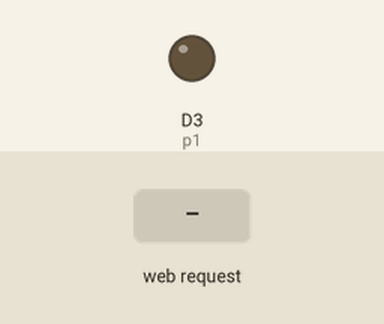
Simulated run of this sketch. Board: ESP8266 (NodeMCU). Parts: output pins drawn as LEDs (lit = HIGH). The test bench sets the inputs (shaded band). WiFi joins after 1.5 s; servers stay silent unless stated; what the sketch prints to the serial monitor is not drawn.

Above: at 2.7 s.
2.8 s: HTTP request GET /D1/on received
At 4.0 s:
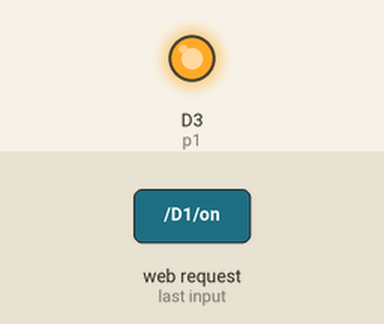
4.3 s: HTTP request GET /D1/off received
At 5.2 s:
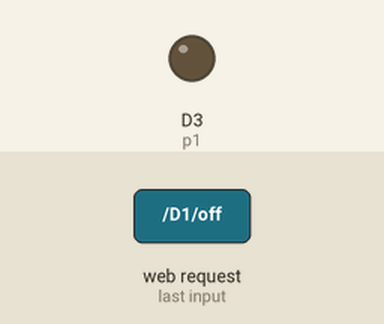
Timing chart, 0 to 7.3 s (numbered marks = the images above; inputs shaded):
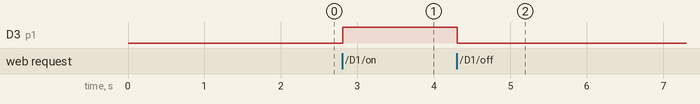

The sketch:

webserver.ino
```cpp
#include <ESP8266WiFi.h>
const char* ssid = "********";  // Enter SSID here
const char* password = "********";  //Enter Password here

// Variable to store the HTTP request
String header;
String D1State = "off";
String D2State = "off";
String D3State = "off";
String D4State = "off";
String D5State = "off";
String D6State = "off";
String D7State = "off";
String D8State = "off";
const int p1 = 0;
const int p2 = 1;
const int p3 = 2;
const int p4 = 3;
const int p5 = 4;
const int p6 = 5;
const int p7 = 6;
const int p8 = 7;
WiFiServer server(80);

void setup() {
  Serial.begin(115200);
  pinMode(p1, OUTPUT);
  digitalWrite(p1, LOW);
 Serial.print("Connecting to ");
 Serial.println(ssid);
WiFi.begin( ssid, password);
while (WiFi.status() != WL_CONNECTED) {
    delay(500);
   Serial.print(".");
 }

// Print local IP address and start web server
 Serial.println("");
  Serial.println("WiFi connected-->");
  Serial.println("Copy this IP address: ");
  Serial.println(WiFi.localIP());
  server.begin();
}

void loop(){
 WiFiClient client = server.available();
  if (client) {                             // If a new client connects,
    Serial.println("new client connected");
    String currentLine = "";                // make a String to hold incoming data from the client
    while (client.connected())
      if (client.available()) {             // if there's bytes to read from the client,
        char c = client.read();
        Serial.write(c);
        header += c;
        if (c == '\n') {                    // if the byte is a newline character
          if (currentLine.length() == 0) {
            client.println("HTTP/1.1 200 OK");
            client.println("Content-type:text/html");
            client.println("Connection: close");
            client.println();

            if (header.indexOf("GET /D1/on") >= 0) {    //device 1
              Serial.println("D1 on");
              D1State = "on";
              digitalWrite(p1, HIGH);
            }
            else if (header.indexOf("GET /D1/off") >= 0) {
              Serial.println("D1 off");
              D1State = "off";
              digitalWrite(p1, LOW);
            }
            if (header.indexOf("GET /D2/on") >= 0) {    //device 2
              Serial.println("D2 off");
              D2State = "on";
              digitalWrite(p2, HIGH);
            }
            else if (header.indexOf("GET /D2/off") >= 0) {
              Serial.println("D2 off");
              D2State = "off";
              digitalWrite(p2, LOW);
            }
            if (header.indexOf("GET /D3/on") >= 0) {    //device 3
              Serial.println("D3 off");
              D3State = "on";
              digitalWrite(p3, HIGH);
            }
            else if (header.indexOf("GET /D3/off") >= 0) {
              Serial.println("D3 off");
              D3State = "off";
              digitalWrite(p3, LOW);
            }
            if (header.indexOf("GET /D4/on") >= 0) {    //device 4
              Serial.println("D4 off");
              D4State = "on";
              digitalWrite(p4, HIGH);
            }
            else if (header.indexOf("GET /D4/off") >= 0) {
              Serial.println("D2 off");
              D4State = "off";
              digitalWrite(p4, LOW);
            }
            if (header.indexOf("GET /D5/on") >= 0) {    //device 5
              Serial.println("D5 off");
              D5State = "on";
              digitalWrite(p5, HIGH);
            }
            else if (header.indexOf("GET /D5/off") >= 0) {
              Serial.println("D5 off");
              D5State = "off";
              digitalWrite(p5, LOW);
            }
            if (header.indexOf("GET /D6/on") >= 0) {    //device 6
              Serial.println("D6 off");
              D6State = "on";
              digitalWrite(p6, HIGH);
            }
            else if (header.indexOf("GET /D6/off") >= 0) {
              Serial.println("D6 off");
              D6State = "off";
              digitalWrite(p6, LOW);
            }
            if (header.indexOf("GET /D7/on") >= 0) {    //device 7
              Serial.println("D7 off");
              D7State = "on";
              digitalWrite(p7, HIGH);
            }
            else if (header.indexOf("GET /D7/off") >= 0) {
              Serial.println("D7 off");
              D7State = "off";
              digitalWrite(p7, LOW);
            }
            if (header.indexOf("GET /D8/on") >= 0) {    //device 8
              Serial.println("D8 off");
              D8State = "on";
              digitalWrite(p8, HIGH);
            }
            else if (header.indexOf("GET /D8/off") >= 0) {
              Serial.println("D8 off");
              D8State = "off";
              digitalWrite(p8, LOW);
            }

            // Display the HTML web page
            client.println("<!DOCTYPE html><html>");
            client.println("<head><meta name=\"viewport\" content=\"width=device-width, initial-scale=1\">");
            client.println("<link rel=\"icon\" href=\"data:,\">");
            client.println("<style>html { font-family: Cairo; display: inline; margin: 0px auto; text-align: center; background-color: #ccffb3;}");
            client.println(".button { background-color: #006699; border: none; color: white; padding: 16px 40px;");
            client.println("text-decoration: none; font-size: 35px; margin: 2px; cursor: pointer;}");
            client.println(".button2 {background-color: #555555;}</style></head>");

            // Web Page Heading
            client.println("<body><h2>ESP server</h2>");
            client.println("<p>Device 1 State: " + D1State + "  ....    Device 5 State: " + D5State + "</p>");
            client.println("<p>Device 2 State: " + D2State + "  ....    Device 6 State: " + D6State + "</p>");
            client.println("<p>Device 3 State: " + D3State + "  ....    Device 7 State: " + D7State + "</p>");
            client.println("<p>Device 4 State: " + D4State + "  ....    Device 8 State: " + D8State + "</p>");


            // If the LED1State is off, it displays the ON button
            if (D1State=="off") { //device 1
              client.println("<p><a href=\"/D1/on\"><button class=\"button\">turn on device 1</button></a></p>");
            }
            else {
              client.println("<p><a href=\"/D1/off\"><button class=\"button button2\">turn off device 1</button></a></p>");
            }
            if (D2State=="off") { //device 2
              client.println("<p><a href=\"/D2/on\"><button class=\"button\">turn on device 2</button></a></p>");
            }
            else {
              client.println("<p><a href=\"/D2/off\"><button class=\"button button2\">turn off device 2</button></a></p>");
            }
            if (D3State=="off") { //device 3
              client.println("<p><a href=\"/D3/on\"><button class=\"button\">turn on device 3</button></a></p>");
            }
            else {
              client.println("<p><a href=\"/D3/off\"><button class=\"button button2\">turn off device 3</button></a></p>");
            }
            if (D4State=="off") { //device 4
              client.println("<p><a href=\"/D4/on\"><button class=\"button\">turn on device 4</button></a></p>");
            }
            else {
              client.println("<p><a href=\"/D4/off\"><button class=\"button button2\">turn off device 4</button></a></p>");
            }
            if (D5State=="off") { //device 5
              client.println("<p><a href=\"/D5/on\"><button class=\"button\">turn on device 5</button></a></p>");
            }
            else {
              client.println("<p><a href=\"/D5/off\"><button class=\"button button2\">turn off device 5</button></a></p>");
             }
            if (D6State=="off") { //device 6
              client.println("<p><a href=\"/D6/on\"><button class=\"button\">turn on device 6</button></a></p>");
            }
            else {
              client.println("<p><a href=\"/D6/off\"><button class=\"button button2\">turn off device 6</button></a></p>");
             }
            if (D7State=="off") { //device 7
              client.println("<p><a href=\"/D7/on\"><button class=\"button\">turn on device 7</button></a></p>");
            }
            else {
              client.println("<p><a href=\"/D7/off\"><button class=\"button button2\">turn off device 7</button></a></p>");
            }
            if (D8State=="off") { //device 8
              client.println("<p><a href=\"/D8/on\"><button class=\"button\">turn on device 8</button></a></p>");
            }
            else {
              client.println("<p><a href=\"/D8/off\"><button class=\"button button2\">turn off device 8</button></a></p>");
            }

            client.println("</body></html>");
            client.println();
            break;
          } else {
            currentLine = "";
          }
        } else if (c != '\r') {
          currentLine += c;
        }
      }
    }
    header = "";
    client.stop();
    Serial.println("Client disconnected");
    Serial.println("");

}
```

Measured:
- after the input at 2.8 s, D3 (p1): LOW → HIGH at once
- after the input at 4.3 s, D3 (p1): HIGH → LOW at once
